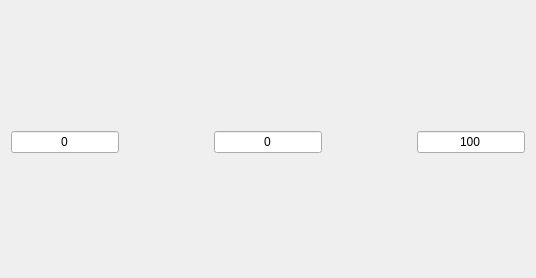
<?xml version="1.0" encoding="UTF-8"?>
<ui version="4.0">
 <class>SliderWidget</class>
 <widget class="QWidget" name="SliderWidget">
  <property name="geometry">
   <rect>
    <x>0</x>
    <y>0</y>
    <width>536</width>
    <height>278</height>
   </rect>
  </property>
  <property name="windowTitle">
   <string>Form</string>
  </property>
  <layout class="QVBoxLayout" name="mainLayout">
   <item>
    <spacer name="verticalSpacer_2">
     <property name="orientation">
      <enum>Qt::Vertical</enum>
     </property>
     <property name="sizeHint" stdset="0">
      <size>
       <width>20</width>
       <height>40</height>
      </size>
     </property>
    </spacer>
   </item>
   <item>
    <widget class="QwtSlider" name="slider" native="true"/>
   </item>
   <item>
    <layout class="QHBoxLayout" name="horizontalLayout_2">
     <item>
      <widget class="QLineEdit" name="minEdit">
       <property name="text">
        <string>0</string>
       </property>
       <property name="alignment">
        <set>Qt::AlignCenter</set>
       </property>
      </widget>
     </item>
     <item>
      <spacer name="horizontalSpacer">
       <property name="orientation">
        <enum>Qt::Horizontal</enum>
       </property>
       <property name="sizeHint" stdset="0">
        <size>
         <width>40</width>
         <height>20</height>
        </size>
       </property>
      </spacer>
     </item>
     <item>
      <widget class="QLineEdit" name="curEdit">
       <property name="text">
        <string>0</string>
       </property>
       <property name="alignment">
        <set>Qt::AlignCenter</set>
       </property>
      </widget>
     </item>
     <item>
      <spacer name="horizontalSpacer_2">
       <property name="orientation">
        <enum>Qt::Horizontal</enum>
       </property>
       <property name="sizeHint" stdset="0">
        <size>
         <width>40</width>
         <height>20</height>
        </size>
       </property>
      </spacer>
     </item>
     <item>
      <widget class="QLineEdit" name="maxEdit">
       <property name="text">
        <string>100</string>
       </property>
       <property name="alignment">
        <set>Qt::AlignCenter</set>
       </property>
      </widget>
     </item>
    </layout>
   </item>
   <item>
    <spacer name="verticalSpacer">
     <property name="orientation">
      <enum>Qt::Vertical</enum>
     </property>
     <property name="sizeHint" stdset="0">
      <size>
       <width>20</width>
       <height>40</height>
      </size>
     </property>
    </spacer>
   </item>
  </layout>
 </widget>
 <customwidgets>
  <customwidget>
   <class>QwtSlider</class>
   <extends>QWidget</extends>
   <header location="global">qwt_slider.h</header>
   <container>1</container>
  </customwidget>
 </customwidgets>
 <resources/>
 <connections/>
</ui>
